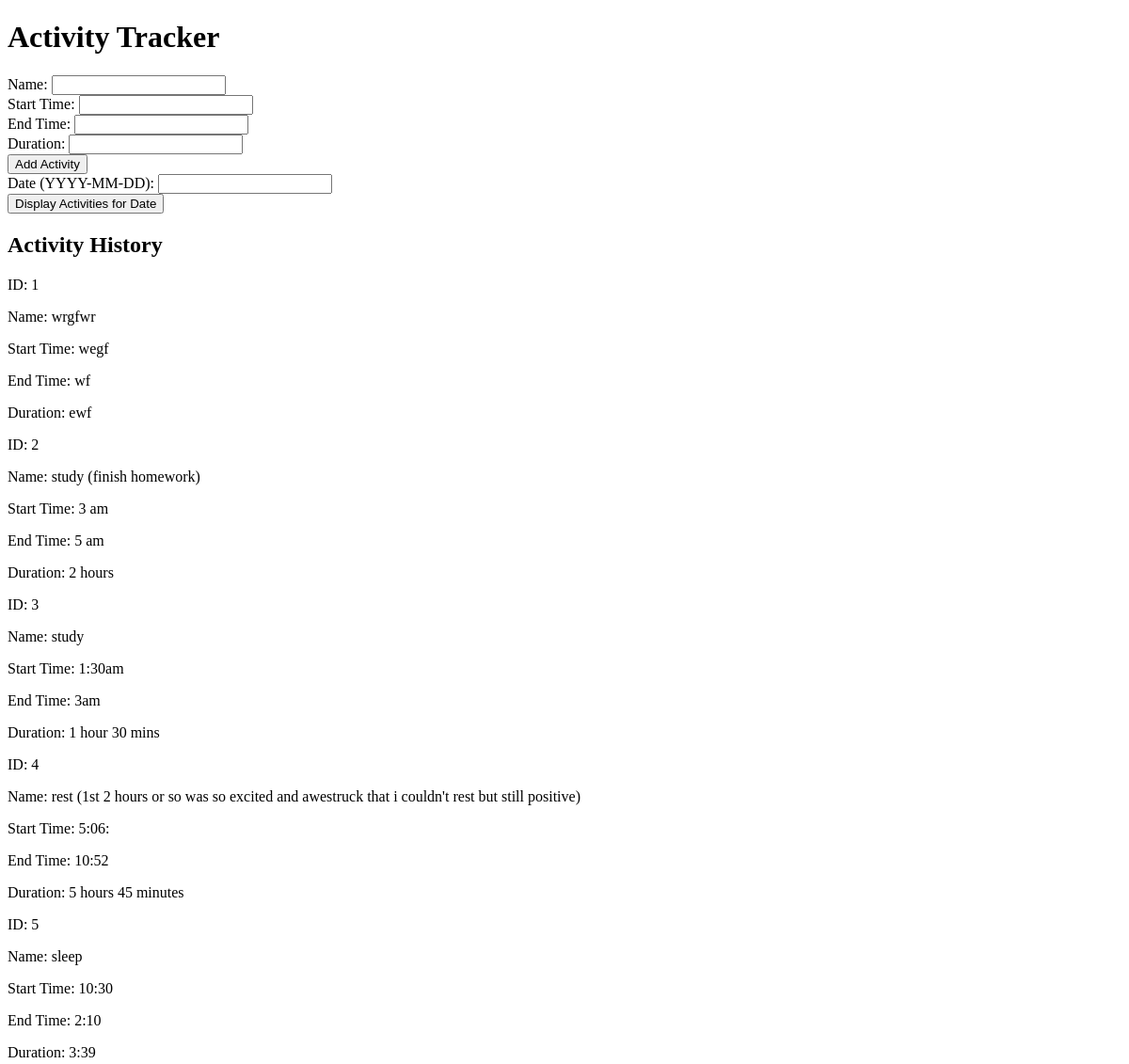
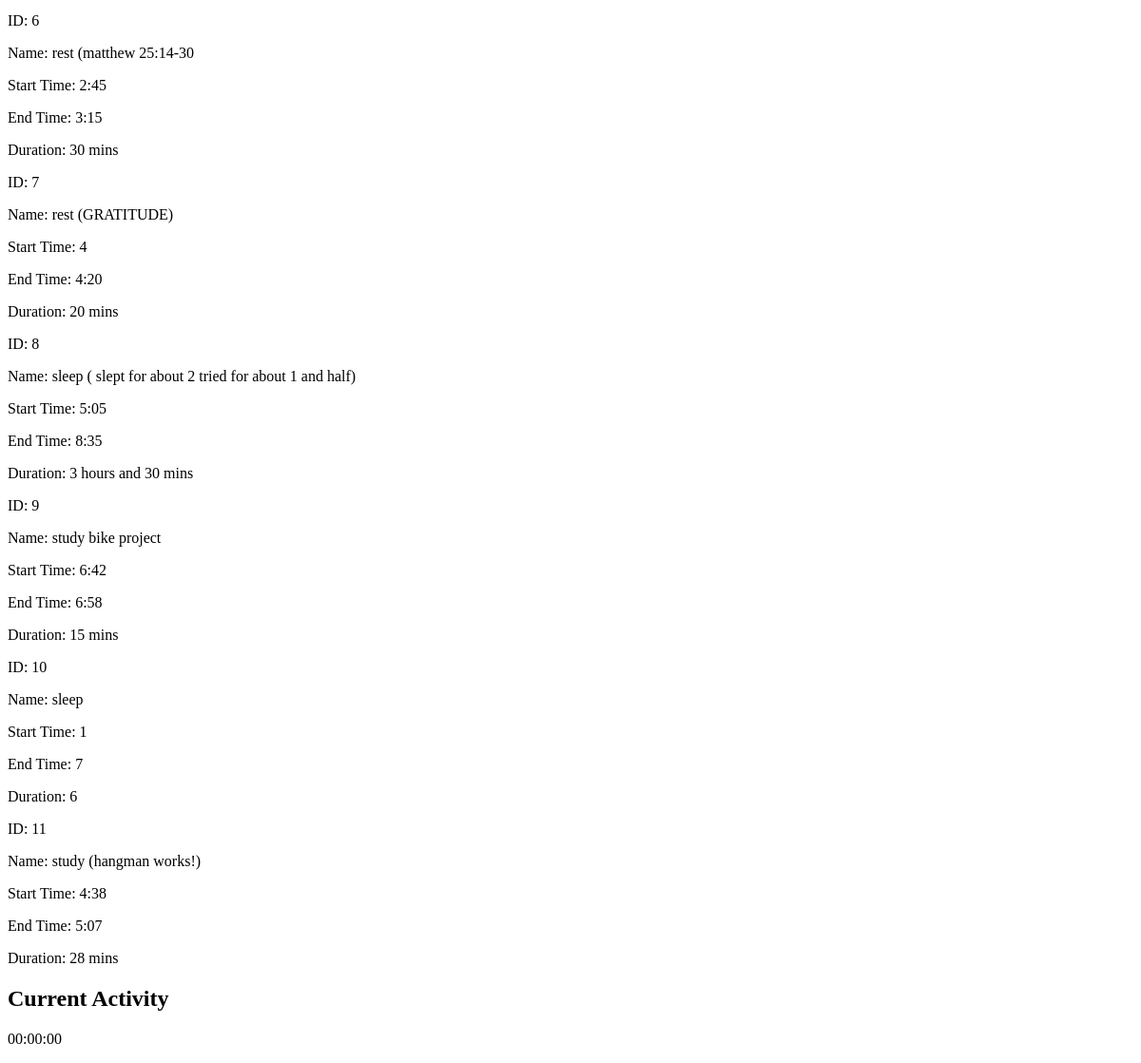
The page / on the database its author committed (2 pictures, top to bottom).
### tables this page shows
CREATE TABLE activities (
            id INTEGER PRIMARY KEY AUTOINCREMENT,
            name TEXT NOT NULL,
            start_time TEXT NOT NULL,
            end_time TEXT,
            duration TEXT
        );

### app.py (the view)
@app.route('/')
def index():
    conn = get_db_connection()
    activities = conn.execute('SELECT * FROM activities').fetchall()
    conn.close()
    return render_template('ActivityTracker.html', activities=activities)

### app.py (called while the page is built)
def get_db_connection():
    conn = sqlite3.connect('database.db')
    conn.row_factory = sqlite3.Row
    return conn

### templates/ActivityTracker.html (shortened to what this page needs)
<!DOCTYPE html>
<html lang="en">
<head>
    <link rel="stylesheet" href="../static/styles.css">
</head>
<body>
    <div class="container">
        <h1>Activity Tracker</h1>
        <form action="{{ url_for('add_activity') }}" method="post">
            <label for="name">Name:</label>
            <input type="text" id="name" name="name" required><br>
            <label for="start_time">Start Time:</label>
            <input type="text" id="start_time" name="start_time" required><br>
            <label for="end_time">End Time:</label>
            <input type="text" id="end_time" name="end_time" required><br>
            <label for="duration">Duration:</label>
            <input type="text" id="duration" name="duration" required><br>
            <button type="submit">Add Activity</button>
        </form>
        <form action="{{ url_for('activities_for_date') }}" method="post">
            <label for="date">Date (YYYY-MM-DD):</label>
            <input type="text" id="date" name="date" required><br>
            <button type="submit">Display Activities for Date</button>
        </form>
        <h2>Activity History</h2>
        <div id="activity-history">
            {% for activity in activities %}
                <div class="activity-item">
                    <p>ID: {{ activity.id }}</p>
                    <p>Name: {{ activity.name }}</p>
                    <p>Start Time: {{ activity.start_time }}</p>
                    <p>End Time: {{ activity.end_time }}</p>
                    <p>Duration: {{ activity.duration }}</p>
                </div>
            {% endfor %}
        </div>
        <h2>Current Activity</h2>
        <div id="current-activity">
            <p id="current-activity-timer">00:00:00</p>
        </div>
    </div>
</body>
</html>

### rows shown on the page
activities: id "1", name "wrgfwr", start_time "wegf", end_time "wf", duration "ewf"
activities: id "2", name "study (finish homework)", start_time "3 am", end_time "5 am", duration "2 hours"
activities: id "3", name "study", start_time "1:30am", end_time "3am", duration "1 hour 30 mins"
activities: id "4", name "rest (1st 2 hours or so was so excited and awestruck that i couldn't rest but still positive)", start_time "5:06:", end_time "10:52", duration "5 hours 45 minutes"
activities: id "5", name "sleep", start_time "10:30", end_time "2:10", duration "3:39"
activities: id "6", name "rest (matthew 25:14-30", start_time "2:45", end_time "3:15", duration "30 mins"
activities: id "7", name "rest (GRATITUDE)", start_time "4", end_time "4:20", duration "20 mins"
activities: id "8", name "sleep ( slept for about 2 tried for about 1 and half)", start_time "5:05", end_time "8:35", duration "3 hours and 30 mins"
activities: id "9", name "study bike project", start_time "6:42", end_time "6:58", duration "15 mins"
activities: id "10", name "sleep", start_time "1", end_time "7", duration "6"
activities: id "11", name "study (hangman works!)", start_time "4:38", end_time "5:07", duration "28 mins"
